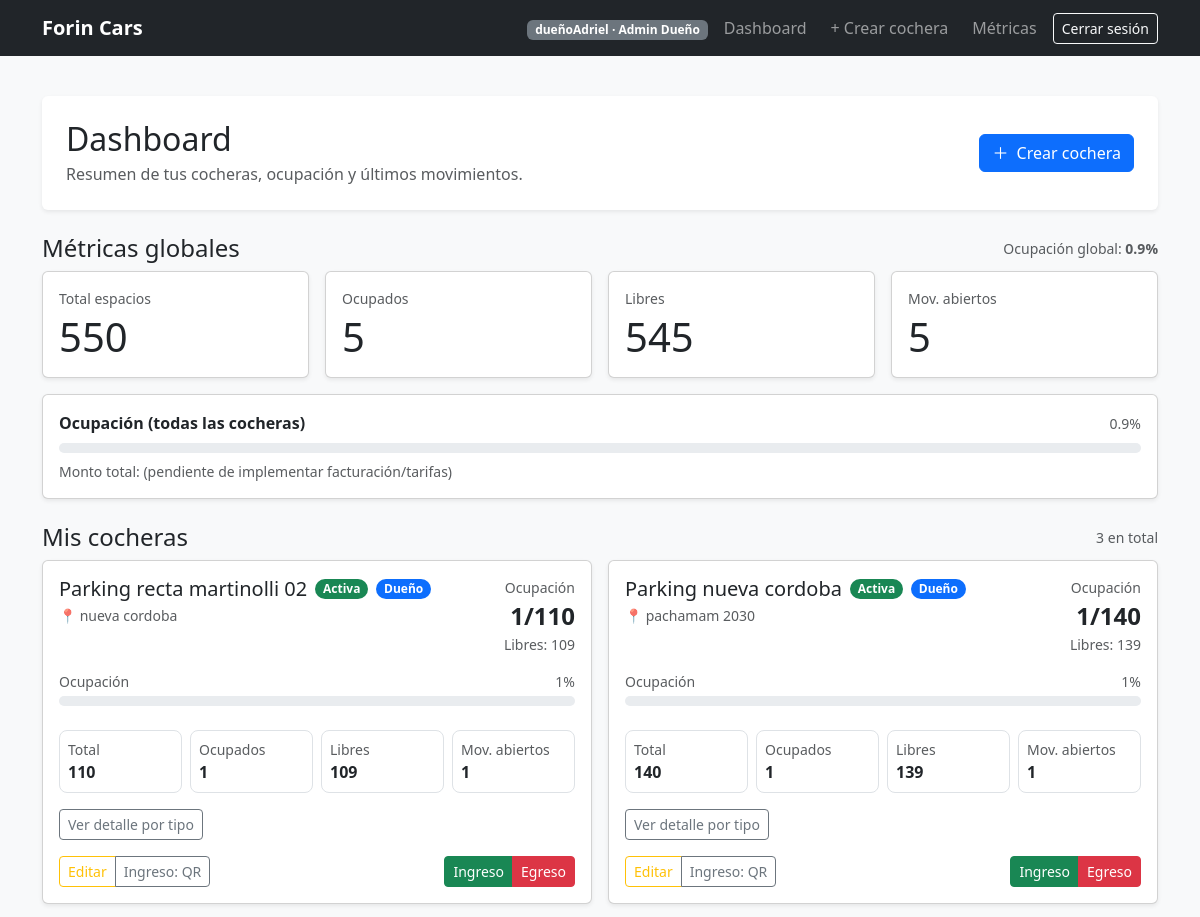
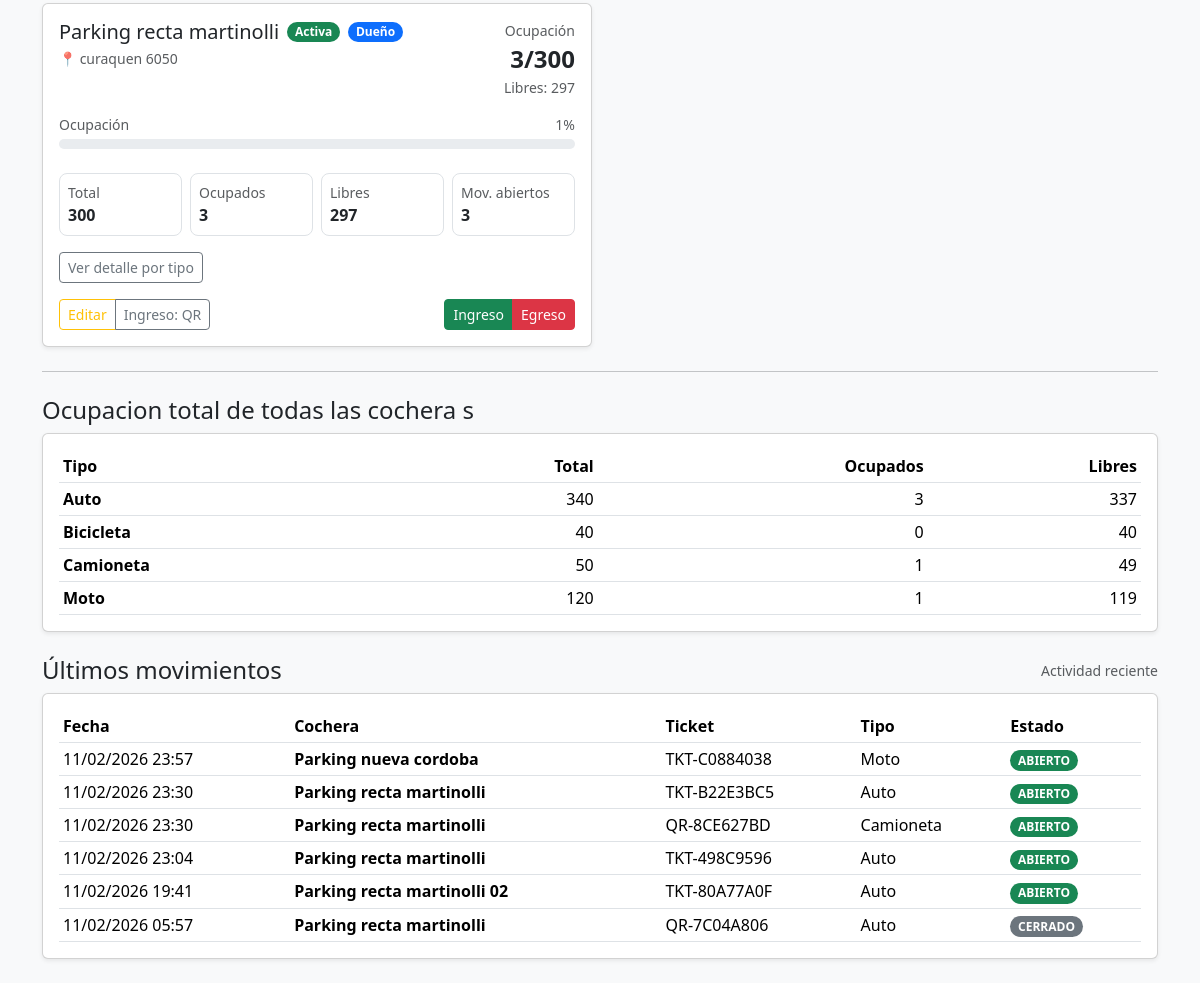
Before: /dashboard/ (signed in) with the older database file (2 pictures, top to bottom).
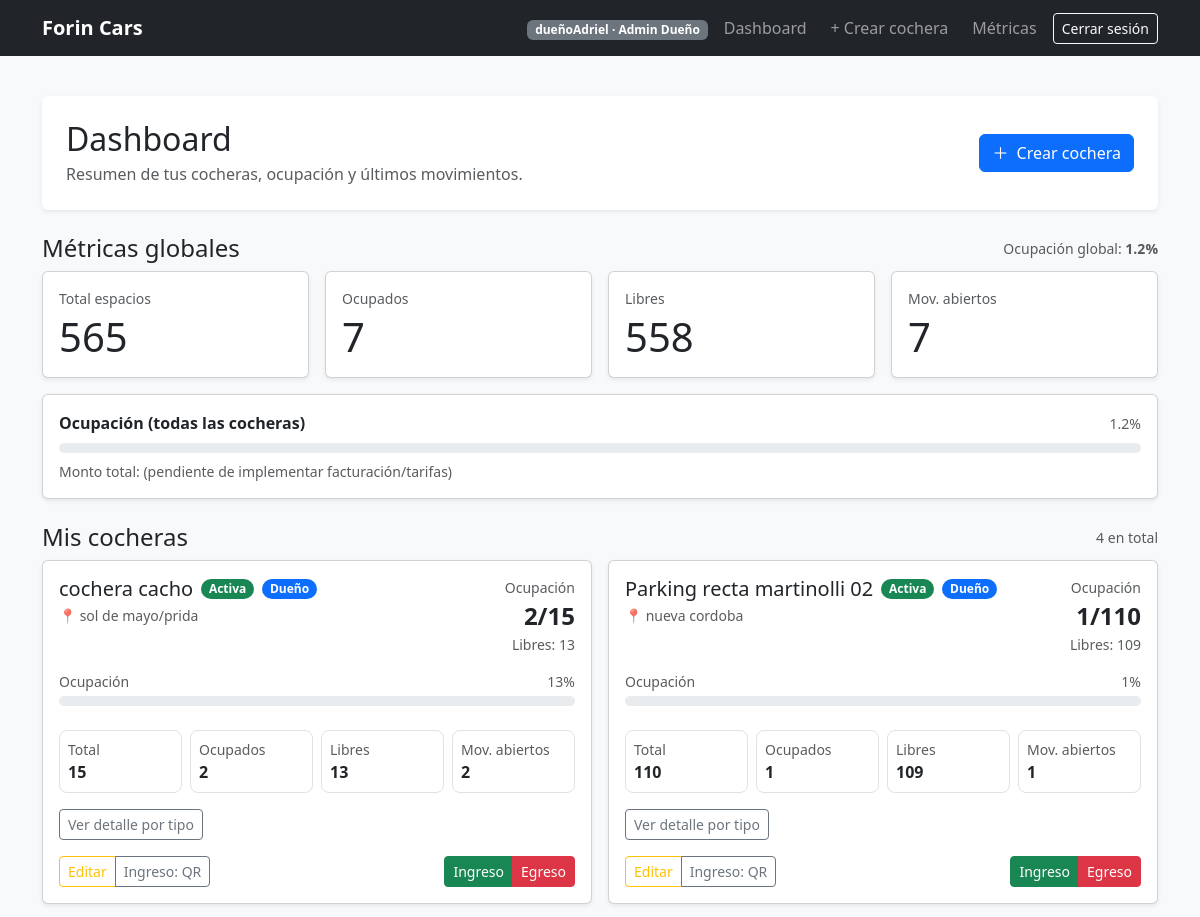
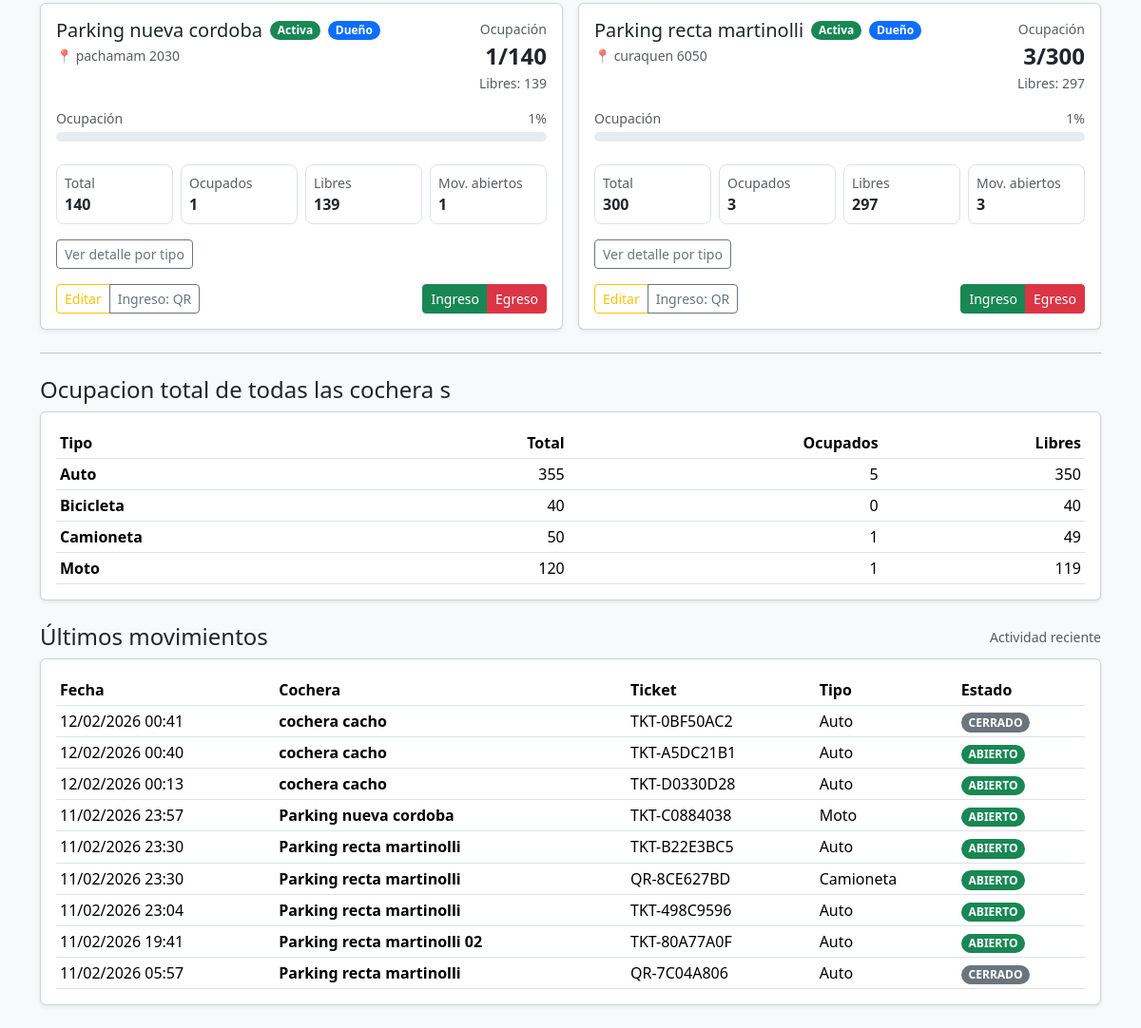
After: the same page with the newer database file (2 pictures, top to bottom).
### parking/models.py (models this page shows, shortened)
class Cochera(models.Model):
    owner = models.ForeignKey(
        settings.AUTH_USER_MODEL,
        on_delete=models.CASCADE,
        related_name="cocheras",
    )
    nombre = models.CharField(max_length=120)
    direccion = models.CharField(max_length=200, blank=True)
    activa = models.BooleanField(default=True)
    created_at = models.DateTimeField(auto_now_add=True)
    empleados = models.ManyToManyField(
        settings.AUTH_USER_MODEL,
        related_name="cocheras_asignadas",
        blank=True,
        through="CocheraEmpleado",
    )

class TipoEspacio(models.Model):
    nombre = models.CharField(max_length=60, unique=True)

class Movimiento(models.Model):
    ABIERTO = "ABIERTO"
    CERRADO = "CERRADO"
    ESTADOS = [(ABIERTO, "ABIERTO"), (CERRADO, "CERRADO")]
    cochera = models.ForeignKey(Cochera, on_delete=models.CASCADE, related_name="movimientos")
    vehiculo = models.ForeignKey(Vehiculo, on_delete=models.PROTECT, related_name="movimientos")
    espacio = models.ForeignKey(Espacio, on_delete=models.PROTECT, related_name="movimientos")
    operador = models.ForeignKey(settings.AUTH_USER_MODEL, on_delete=models.PROTECT, related_name="movimientos")
    estado = models.CharField(max_length=10, choices=ESTADOS, default=ABIERTO)
    ingreso_at = models.DateTimeField(default=timezone.now)
    egreso_at = models.DateTimeField(null=True, blank=True)
    horas_previstas = models.PositiveIntegerField(default=1)
    egreso_estimado_at = models.DateTimeField(null=True, blank=True)
    tarifa_hora_aplicada = models.DecimalField(max_digits=10, decimal_places=2, default=0)
    monto_estimado = models.DecimalField(max_digits=12, decimal_places=2, default=0)
    class Meta:
        indexes = [
            models.Index(fields=["cochera", "estado"]),
            models.Index(fields=["vehiculo", "estado"]),
            models.Index(fields=["espacio", "estado"]),
            models.Index(fields=["egreso_estimado_at"]),
        ]

class Vehiculo(models.Model):
    cliente = models.ForeignKey(Cliente, on_delete=models.PROTECT, related_name="vehiculos")
    patente_ult3 = models.CharField(max_length=3, blank=True, null=True)
    ticket = models.CharField(max_length=20)
    tipo = models.ForeignKey(TipoEspacio, on_delete=models.PROTECT)
    class Meta:
        constraints = [
            models.UniqueConstraint(fields=["ticket"], name="uq_vehiculo_ticket"),
        ]

### users/views.py (the view)
# urls.py: path("dashboard/", views.dashboard_view, name="dashboard"),
@login_required
def dashboard_view(request):
    user = request.user
    is_superadmin = user.is_superuser
    is_admin_dueno = is_superadmin or user.groups.filter(name="ADMIN_DUENO").exists()
    is_admin_empleado = is_superadmin or user.groups.filter(name="ADMIN_EMPLEADO").exists()
    can_manage_cochera = is_admin_dueno
    can_operate = is_admin_dueno or is_admin_empleado
    cocheras = (
        Cochera.objects.filter(
            Q(owner=user) |
            Q(cocheraempleado__empleado=user, cocheraempleado__activo=True)
        )
        .filter(activa=True)
        .distinct()
        .order_by("-created_at", "-id")
        .prefetch_related("capacidades__tipo", "espacios__tipo")
    )
    total_espacios = 0
    ocupados = 0
    libres = 0
    mov_abiertos = 0
    totales_por_tipo = {}  # tipo_id -> dict(tipo,total,ocupados,libres)
    cocheras_data = []
    for c in cocheras:
        caps = list(c.capacidades.all())
        total_por_tipo = {cap.tipo_id: cap.cantidad for cap in caps}
        tipo_obj = {cap.tipo_id: cap.tipo for cap in caps}
        espacios = list(c.espacios.all())
        ocupados_por_tipo = defaultdict(int)
        for e in espacios:
            if e.ocupado:
                ocupados_por_tipo[e.tipo_id] += 1
            if e.tipo_id not in tipo_obj:
                tipo_obj[e.tipo_id] = e.tipo
                total_por_tipo.setdefault(e.tipo_id, 0)
        por_tipo_list = []
        total_c = 0
        ocupados_c = 0
        for tipo_id, tipo in sorted(tipo_obj.items(), key=lambda kv: kv[1].nombre):
            t_total = int(total_por_tipo.get(tipo_id, 0))
            t_ocup = int(ocupados_por_tipo.get(tipo_id, 0))
            t_lib = max(t_total - t_ocup, 0)
            por_tipo_list.append({
                "tipo": tipo,
                "total": t_total,
                "ocupados": t_ocup,
                "libres": t_lib,
            })
            total_c += t_total
            ocupados_c += t_ocup
            if tipo_id not in totales_por_tipo:
                totales_por_tipo[tipo_id] = {"tipo": tipo, "total": 0, "ocupados": 0, "libres": 0}
            totales_por_tipo[tipo_id]["total"] += t_total
            totales_por_tipo[tipo_id]["ocupados"] += t_ocup
        libres_c = max(total_c - ocupados_c, 0)
        abiertos_c = c.movimientos.filter(estado="ABIERTO").count()
        total_espacios += total_c
        ocupados += ocupados_c
        libres += libres_c
        mov_abiertos += abiertos_c
        cocheras_data.append({
            "cochera": c,
            "is_owner": (c.owner_id == user.id),
            "total_espacios": total_c,
            "ocupados": ocupados_c,
            "libres": libres_c,
            "mov_abiertos": abiertos_c,
            "por_tipo": por_tipo_list,
        })
    totales_por_tipo_list = []
    for d in totales_por_tipo.values():
        d["libres"] = max(d["total"] - d["ocupados"], 0)
        totales_por_tipo_list.append(d)
    totales_por_tipo_list.sort(key=lambda x: x["tipo"].nombre)
    ocupacion_pct = round((ocupados / total_espacios * 100) if total_espacios else 0, 1)
    ultimos = (
        Movimiento.objects.filter(cochera__in=cocheras)
        .select_related("cochera", "vehiculo", "vehiculo__tipo", "espacio", "espacio__tipo")
        .order_by("-ingreso_at")[:10]
    )
    total_facturado = None
    ctx = {
        "cocheras": cocheras,
        "cocheras_data": cocheras_data,
        "total_espacios": total_espacios,
        "ocupados": ocupados,
        "libres": libres,
        "mov_abiertos": mov_abiertos,
        "ocupacion_pct": ocupacion_pct,
        "ultimos": ultimos,
        "totales_por_tipo": totales_por_tipo_list,
        "is_superadmin": is_superadmin,
        "can_manage_cochera": can_manage_cochera,
        "can_operate": can_operate,
        "total_facturado": total_facturado,
    }
    return render(request, "users/dashboard.html", ctx)

### users/context_processors.py (called while the page is built)
def role_flags(request):
    u = getattr(request, "user", None)
    if not u or not u.is_authenticated:
        return {"can_manage_cochera": False, "can_operate": False, "is_superadmin": False}
    is_superadmin = u.is_superuser
    can_manage_cochera = is_superadmin or u.groups.filter(name="ADMIN_DUENO").exists()
    can_operate = can_manage_cochera or u.groups.filter(name="ADMIN_EMPLEADO").exists()
    return {
        "is_superadmin": is_superadmin,
        "can_manage_cochera": can_manage_cochera,
        "can_operate": can_operate,
    }

### users/templates/users/dashboard.html (shortened to what the changed rows need)
{% extends "base.html" %}
{% block content %}
<div class="container py-4">
  <div class="card border-0 shadow-sm mb-4">
    <div class="card-body p-3 p-md-4">
      <div class="d-flex flex-column flex-md-row align-items-md-center justify-content-between gap-3">
        <div>
          <h2 class="mb-1">Dashboard</h2>
        </div>
      </div>
    </div>
  </div>
  <div class="d-flex align-items-center justify-content-between mb-2">
    <div class="text-muted small">
      Ocupación global: <span class="fw-semibold">{{ ocupacion_pct|default:0 }}%</span>
    </div>
  </div>
  <div class="row g-3 mb-3">
    <div class="col-12 col-md-3">
      <div class="card h-100 shadow-sm">
        <div class="card-body">
          <div class="text-muted small mb-1">Total espacios</div>
          <div class="display-6 mb-0">{{ total_espacios|default:0 }}</div>
        </div>
      </div>
    </div>
    <div class="col-12 col-md-3">
      <div class="card h-100 shadow-sm">
        <div class="card-body">
          <div class="text-muted small mb-1">Ocupados</div>
          <div class="display-6 mb-0">{{ ocupados|default:0 }}</div>
        </div>
      </div>
    </div>
    <div class="col-12 col-md-3">
      <div class="card h-100 shadow-sm">
        <div class="card-body">
          <div class="text-muted small mb-1">Libres</div>
          <div class="display-6 mb-0">{{ libres|default:0 }}</div>
        </div>
      </div>
    </div>
    <div class="col-12 col-md-3">
      <div class="card h-100 shadow-sm">
        <div class="card-body">
          <div class="text-muted small mb-1">Mov. abiertos</div>
          <div class="display-6 mb-0">{{ mov_abiertos|default:0 }}</div>
        </div>
      </div>
    </div>
  </div>
  <div class="card shadow-sm mb-4">
    <div class="card-body">
      <div class="d-flex align-items-center justify-content-between mb-2">
        <div class="fw-semibold">Ocupación (todas las cocheras)</div>
        <div class="text-muted small">{{ ocupacion_pct|default:0 }}%</div>
      </div>
    </div>
  </div>
  <div class="d-flex align-items-center justify-content-between mb-2">
    <h4 class="mb-0">Mis cocheras</h4>
    <div class="text-muted small">
      {% if cocheras_data %}{{ cocheras_data|length }} en total{% endif %}
    </div>
  </div>
  {% if cocheras_data %}
    <div class="row g-3">
      {% for item in cocheras_data %}
        {% with c=item.cochera %}
        {% widthratio item.ocupados item.total_espacios 100 as occ_pct %}
        <div class="col-12 col-xl-6">
          <div class="card h-100 shadow-sm">
            <div class="card-body">
              <div class="d-flex align-items-start justify-content-between gap-3">
                <div class="me-2">
                  <div class="d-flex flex-wrap align-items-center gap-2">
                    <h5 class="mb-0">{{ c.nombre }}</h5>
                    <span class="badge rounded-pill text-bg-{% if c.activa %}success{% else %}secondary{% endif %}">
                      {% if c.activa %}Activa{% else %}Inactiva{% endif %}
                    </span>
                    <span class="badge rounded-pill text-bg-{% if item.is_owner %}primary{% else %}info{% endif %}">
                      {% if item.is_owner %}Dueño{% else %}Empleado{% endif %}
                    </span>
                  </div>
                  <div class="text-muted small mt-1">
                    📍 {{ c.direccion|default:"(sin dirección)" }}
                  </div>
                </div>
                <div class="text-end">
                  <div class="text-muted small">Ocupación</div>
                  <div class="fs-4 fw-semibold">{{ item.ocupados }}/{{ item.total_espacios }}</div>
                  <div class="text-muted small">Libres: {{ item.libres }}</div>
                </div>
              </div>
              <div class="mt-3">
                <div class="d-flex align-items-center justify-content-between small text-muted mb-1">
                  <span>Ocupación</span>
                  <span>{{ occ_pct }}%</span>
                </div>
                <div class="progress" style="height: 10px;">
                </div>
              </div>
              <div class="row g-2 mt-3">
                <div class="col-6 col-md-3">
                  <div class="border rounded-3 p-2">
                    <div class="text-muted small">Total</div>
                    <div class="fw-semibold">{{ item.total_espacios }}</div>
                  </div>
                </div>
                <div class="col-6 col-md-3">
                  <div class="border rounded-3 p-2">
                    <div class="text-muted small">Ocupados</div>
                    <div class="fw-semibold">{{ item.ocupados }}</div>
                  </div>
                </div>
                <div class="col-6 col-md-3">
                  <div class="border rounded-3 p-2">
                    <div class="text-muted small">Libres</div>
                    <div class="fw-semibold">{{ item.libres }}</div>
                  </div>
                </div>
                <div class="col-6 col-md-3">
                  <div class="border rounded-3 p-2">
                    <div class="text-muted small">Mov. abiertos</div>
                    <div class="fw-semibold">{{ item.mov_abiertos }}</div>
                  </div>
                </div>
              </div>
              <div class="mt-3">
                <button
                  class="btn btn-sm btn-outline-secondary"
                  type="button"
                  data-bs-toggle="collapse"
                  data-bs-target="#porTipo{{ c.id }}"
                  aria-expanded="false"
                  aria-controls="porTipo{{ c.id }}"
                >
                  Ver detalle por tipo
                </button>
              </div>
            </div>
            <div class="card-footer bg-transparent border-0 pt-0 pb-3 px-3">
              <div class="d-flex flex-wrap gap-2 align-items-center justify-content-between">
                <div class="btn-group" role="group" aria-label="Acciones cochera">
                  {% if can_manage_cochera and item.is_owner %}
                    <a class="btn btn-outline-warning btn-sm" href="{% url 'parking:cochera_edit' c.id %}">
                      Editar
                    </a>
                  {% endif %}
                  <a class="btn btn-outline-secondary btn-sm" href="{% url 'parking:cochera_qr' c.id %}" target="_blank">
                     Ingreso: QR
                  </a>
                </div>
                {% if can_operate %}
                  <div class="btn-group" role="group" aria-label="Operación">
                    <a class="btn btn-success btn-sm" href="{% url 'parking:ingreso_cochera' c.id %}">
                      Ingreso
                    </a>
                    <a class="btn btn-danger btn-sm" href="{% url 'parking:egreso_cochera' c.id %}">
                      Egreso
                    </a>
                  </div>
                {% endif %}
              </div>
            </div>
          </div>
        </div>
        {% endwith %}
      {% endfor %}
    </div>
  {% endif %}
  <div class="card shadow-sm mb-4">
    <div class="card-body">
      <div class="table-responsive">
        <table class="table table-sm table-hover align-middle mb-0">
          <thead>
            <tr>
              <th>Tipo</th>
              <th class="text-end">Total</th>
              <th class="text-end">Ocupados</th>
              <th class="text-end">Libres</th>
            </tr>
          </thead>
          <tbody>
            {% for row in totales_por_tipo %}
              <tr>
                <td class="fw-semibold">{{ row.tipo.nombre }}</td>
                <td class="text-end">{{ row.total }}</td>
                <td class="text-end">{{ row.ocupados }}</td>
                <td class="text-end">{{ row.libres }}</td>
              </tr>
            {% empty %}
              <tr><td colspan="4" class="text-muted">No hay datos de capacidades.</td></tr>
            {% endfor %}
          </tbody>
        </table>
      </div>
    </div>
  </div>
  <div class="card shadow-sm">
    <div class="card-body">
      <div class="table-responsive">
        <table class="table table-sm table-hover align-middle mb-0">
          <thead>
            <tr>
              <th class="text-nowrap">Fecha</th>
              <th>Cochera</th>
              <th>Ticket</th>
              <th>Tipo</th>
              <th>Estado</th>
            </tr>
          </thead>
          <tbody>
            {% for m in ultimos %}
              <tr>
                <td class="text-nowrap">
                  {{ m.ingreso_at|date:"d/m/Y H:i" }}
                </td>
                <td class="fw-semibold">{{ m.cochera.nombre }}</td>
                <td class="text-nowrap">{{ m.vehiculo.ticket }}</td>
                <td>{{ m.vehiculo.tipo.nombre }}</td>
                <td>
                  <span class="badge rounded-pill text-bg-{% if m.estado == 'ABIERTO' %}success{% else %}secondary{% endif %}">
                    {{ m.estado }}
                  </span>
                </td>
              </tr>
            {% empty %}
              <tr><td colspan="5" class="text-muted">Sin movimientos.</td></tr>
            {% endfor %}
          </tbody>
        </table>
      </div>
    </div>
  </div>
</div>
{% endblock %}

Changed rows visible on the page:
added Cochera: cochera.nombre "cochera cacho", activa "Activa", cochera.direccion "sol de mayo/prida", ocupados "2", total_espacios "15", libres "13", occ_pct "13", mov_abiertos "2"
computed for TipoEspacio "Auto": total "340" → "355"; ocupados "3" → "5"; libres "337" → "350"
added Movimiento: ingreso_at "12/02/2026 00:41", cochera.nombre "cochera cacho", vehiculo.ticket "TKT-0BF50AC2", vehiculo.tipo.nombre "Auto", estado "CERRADO"
added Movimiento: ingreso_at "12/02/2026 00:40", cochera.nombre "cochera cacho", vehiculo.ticket "TKT-A5DC21B1", vehiculo.tipo.nombre "Auto", estado "ABIERTO"
added Movimiento: ingreso_at "12/02/2026 00:13", cochera.nombre "cochera cacho", vehiculo.ticket "TKT-D0330D28", vehiculo.tipo.nombre "Auto", estado "ABIERTO"
Other visible differences:
{{ ocupacion_pct|default:0 }}: "0.9" → "1.2"
{{ total_espacios|default:0 }}: "550" → "565"
{{ ocupados|default:0 }}: "5" → "7"
{{ libres|default:0 }}: "545" → "558"
{{ mov_abiertos|default:0 }}: "5" → "7"
{{ cocheras_data|length }}: "3" → "4"
